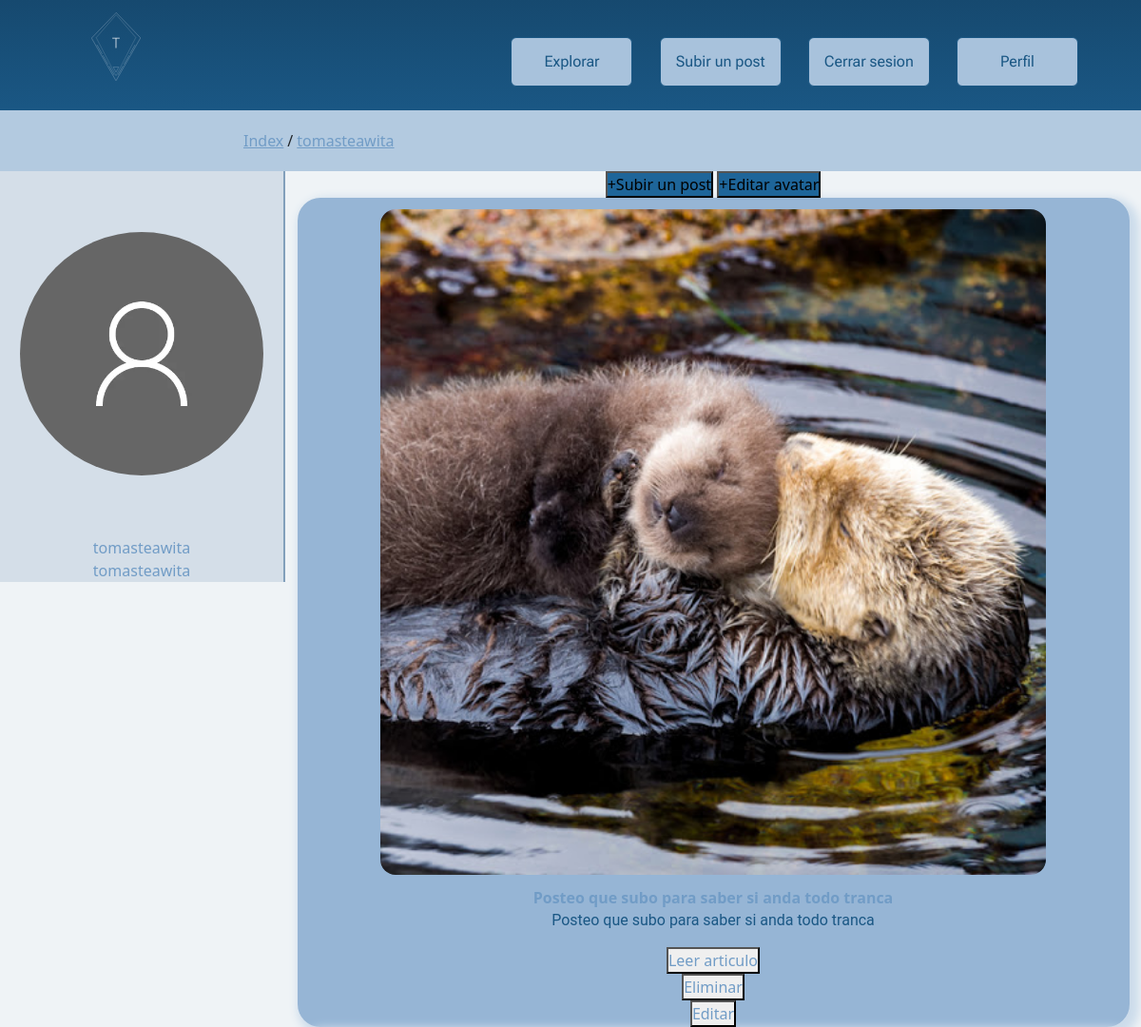
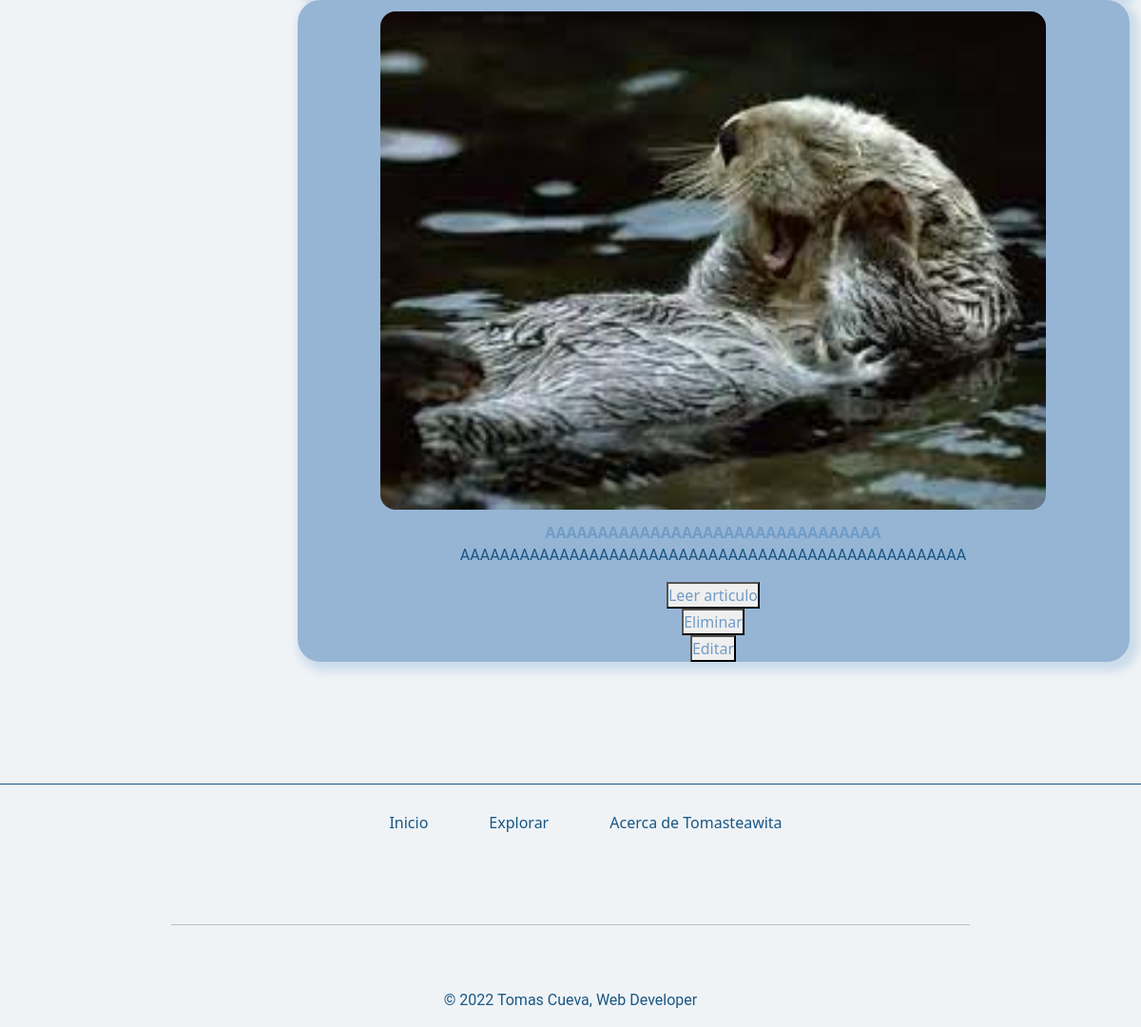
Screenshot of /detailUser/1 (signed in) with the database file from the repository (2 pictures, top to bottom).
### blog/models.py (models this page shows, shortened)
class Post(models.Model):
    title = models.CharField(max_length=75)
    description = models.CharField(max_length=256)
    text = models.TextField(max_length=1040)
    image = models.ImageField(upload_to='image',null=True,blank=True)
    user = models.ForeignKey(User, on_delete=models.CASCADE,null=True,blank=True)
    category = models.ForeignKey(Category, on_delete=models.CASCADE,null=True,blank=True)
    date = models.DateTimeField(null=True)

### blog/views.py (the view)
# urls.py: path('detailUser/<int:user_id>',detail_user,name="DetailUser"),
def detail_user(request,user_id):
    user = User.objects.get(id=user_id)
    posts = Post.objects.filter(user_id = user_id)
    try:
        avatar = Avatar.objects.get(user=user)
        context = {'user':user,'posts':posts,'avatar':avatar}
    except:
        context = {'user':user,'posts':posts}
    return render(request,'detailUser.html',context=context)

### blog/templates/detailUser.html (shortened to what this page needs)
{% extends 'main.html' %}
{% load static %}
{% block main %}
<main class="detail-user">
    <nav class="navigation">
        <div>
            <a href="{% url 'index' %}">Index</a><span>/</span><a href="{% url 'DetailUser' user.id%}">{{user.username}}</a>
        </div>
    </nav>
    <section>
        <aside class="user-detail-card">
            {% if avatar%}
                <img src="{{avatar.perfil_image.url}}" alt="">
            {% else %}
                <img src="{% static 'sources/images/perfil_image-_predeterm.webp'%}" alt="">
            {% endif %}
                <div>
                    <a href="{% url 'DetailUser' user.id%}">{{user.username}}</a>
                </div>
                <a href="{% url 'DetailUser' user.id%}">{{user.username}}</a>
            </aside>
            <div>
               {% if user.id == request.user.id %}
                    <a href="{% url 'upload post' %}">
                        <button><span>+</span>Subir un post</button>
                    </a>
                    {% if 'avatar' %}
                        <a href="{% url 'edit avatar' %}">
                            <button><span>+</span>Editar avatar</button>
                        </a>
                    {% else %}
                        <a href="{% url 'create avatar' %}">
                            <button><span>+</span>Crear avatar</button>
                        </a>
                    {% endif %}
               {% endif %}
                {% for post in posts %}
                    <article class="Tcard">
                        <img src="{{post.image.url}}" alt="">
                        <div>
                            <strong>{{post.title}}</strong>
                            <p>
                                {{post.description}}
                            </p>
                        </div>
                        <button>
                            <a href="{% url 'DetailPost' post.id %}">Leer articulo</a>
                        </button>
                        {% if user.id == request.user.id %}
                            <button>
                                <a href="{% url 'DeletePost' post.id %}">Eliminar</a>
                            </button>
                            <button>
                                <a href="{% url 'EditPost' post.id %}">Editar</a>
                            </button>
                        {% endif %}
                    </article>
                {% endfor %}
            </div>
    </section>
</main>
{% endblock  %}

### tomasteawita/static/css/style.css (style rules this page uses)
*, *:before, *:after { box-sizing: border-box; margin: 0; padding: 0; }
body { background-color: #eff3f6; }
a, strong { text-decoration: none; color: #719cc6; }
main { z-index: 10; }
p, label { color: #1A5784; font-family: "Roboto", "Quicksand", sans-serif; }
.navigation { background-color: #b3cae0; height: 64px; }
.navigation > div { height: 100%; width: 60%; display: flex; flex-direction: row; align-items: center; margin-left: 256px; justify-content: flex-start; }
.navigation > div span { margin: 4px; }
.navigation > div a { text-decoration: underline; }
.Tcard { text-align: center; border-radius: 24px; background: #96b5d5; display: flex; flex-direction: column; align-items: center; box-shadow: 5px 5px 10px 5px #ccdceb; -webkit-box-shadow: 5px 5px 10px 5px #ccdceb; -moz-box-shadow: 5px 5px 10px 5px #ccdceb; }
.Tcard img { border-radius: 16px; margin: 12px auto; }
.Tcard div { width: 90%; }
.detail-user section { display: grid; grid-template-columns: 1fr 3fr; grid-template-rows: 1fr; justify-items: center; align-items: flex-start; text-align: center; }
.detail-user section div > a button { background-color: #1e6599; color: dakren(#E5EBF1, 10%); }
.detail-user section div .Tcard { width: 875px; }
.detail-user section div .Tcard img { width: 80%; }
.user-detail-card { text-align: center; background-color: #d4dee8; border-right: 2px solid #829fbb; width: 100%; }
.user-detail-card img { border-radius: 50%; height: 256px; width: 256px; margin: 64px auto; object-fit: cover; }

### rows the page displays
Post: image (picture), title "Posteo que subo para saber si anda todo tranca", description "Posteo que subo para saber si anda todo tranca"
Post: image (picture), title "AAAAAAAAAAAAAAAAAAAAAAAAAAAAAAAA", description "AAAAAAAAAAAAAAAAAAAAAAAAAAAAAAAAAAAAAAAAAAAAAAAAAAA"

### other values shown
{{ user.username }} "tomasteawita"
